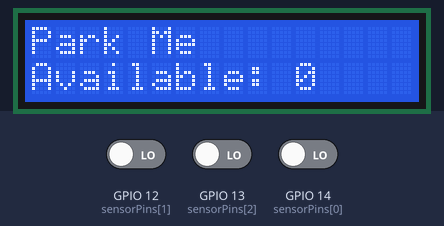
Bench run of a sketch on a simulated ESP8266 (NodeMCU). On the bench: 16×2 character LCD. The test bench sets the inputs (shaded band); at power-on: GPIO 12 (sensorPins[1]) LOW, GPIO 13 (sensorPins[2]) LOW, GPIO 14 (sensorPins[0]) LOW. WiFi joins after 1.5 s; servers stay silent unless stated; uploads are accepted with an empty reply; what the sketch prints to the serial monitor is not drawn.

Above: at 2.8 s.
2.9 s: GPIO 12 (sensorPins[1]) driven HIGH
At 6.2 s:
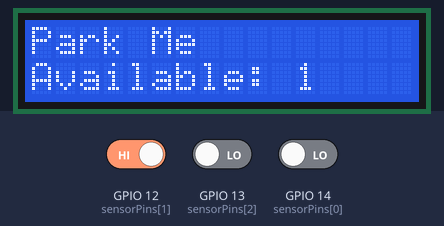
8.3 s: GPIO 13 (sensorPins[2]) driven HIGH
At 11.2 s:
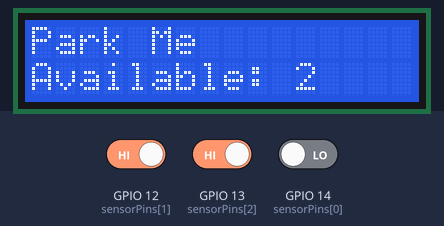
13.7 s: GPIO 14 (sensorPins[0]) driven HIGH
At 16.2 s:
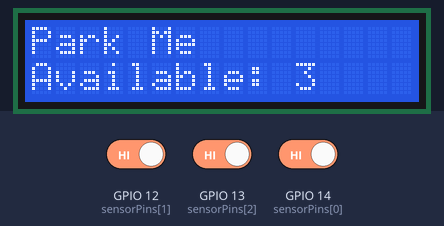
Timing chart, 0 to 17.7 s (numbered marks = the images above; inputs shaded):
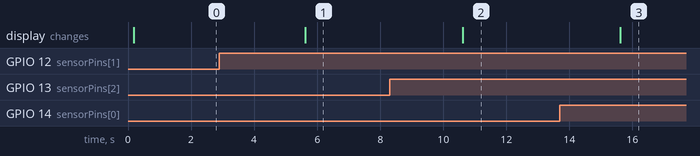

The sketch:

parking-lot.ino
```cpp
#include <ESP8266WiFi.h>
#include <ESP8266HTTPClient.h>
#include <ArduinoJson.h>
#include <Wire.h>
#include <hd44780.h>
#include <hd44780ioClass/hd44780_I2Cexp.h> // Include the I2C expander I/O class

hd44780_I2Cexp lcd; // Create hd44780 object for I2C backpack, auto-detects address

// TCRT5000 sensor settings
#define SENSOR_THRESHOLD 500 // Adjust based on your calibration

// WiFi credentials
const char* ssid = "Dialog 4G 405";
const char* password = "64CBCCC7";

// Backend server settings
const char* serverHost = "192.168.8.194";
const char* serverPath = "/api/arduino/spot/status";
const int serverPort = 8080;
const char* locationId = "678bd59982059b655da1098e";
const char* apiKey = "533a269d-e866-43be-93af-e65a43905762";

// Parking spot configuration
const String spotNumbers[3] = {"A1", "A2", "A3"};
const int sensorPins[3] = {14, 12, 13}; // Using GPIO numbers for ESP8266 (D5=14, D6=12, D7=13)

// Status check interval (milliseconds)
const unsigned long checkInterval = 5000;
unsigned long lastCheckTime = 0;

void setup() {
  Serial.begin(115200);

  // Initialize I2C with custom SDA (D2=GPIO4) and SCL (D1=GPIO5)
  Wire.begin(4, 5);  // For ESP8266
  delay(100);

  lcd.begin(16, 2); // Initialize LCD with 16 columns and 2 rows for hd44780
  lcd.backlight();
  lcd.clear();
  lcd.setCursor(0, 0);
  lcd.print("Park Me");
  lcd.setCursor(0, 1);
  int availableCount = 0;
  for (int i = 0; i < 3; i++) {
    if (digitalRead(sensorPins[i]) != LOW) {
      availableCount++;
    }
  }
  lcd.print("Available: ");
  lcd.print(availableCount);

  // Initialize sensor pins
  for (int i = 0; i < 3; i++) {
    pinMode(sensorPins[i], INPUT);
  }

  // Connect to WiFi
  WiFi.begin((char*)ssid, password);
  Serial.print("Connecting to WiFi");
  while (WiFi.status() != WL_CONNECTED) {
    delay(500);
    Serial.print(".");
  }
  Serial.println("\nWiFi connected");
  Serial.print("IP address: ");
  Serial.println(WiFi.localIP());
}

void loop() {
  if (millis() - lastCheckTime >= checkInterval) {
    lastCheckTime = millis();
    int availableCount = 0;
    // Check each sensor and send status
    for (int i = 0; i < 3; i++) {
      bool isOccupied = digitalRead(sensorPins[i]) == LOW; // TCRT5000 outputs LOW when object is detected
      if (!isOccupied) {
        availableCount++;
      }
      sendSpotStatus(spotNumbers[i], isOccupied);
    }
    lcd.setCursor(0, 1);
    lcd.print("Available: ");
    lcd.print(availableCount);
    lcd.print("   "); // Clear any leftover digits
  }
}

void sendSpotStatus(String spotNumber, bool isOccupied) {
  if (WiFi.status() != WL_CONNECTED) {
    Serial.println("WiFi not connected, skipping status update");
    return;
  }

  WiFiClient client;
  HTTPClient http;
  String url = "http://" + String(serverHost) + ":" + String(serverPort) + String(serverPath);

  // Create JSON payload
  DynamicJsonDocument doc(1024);
  doc["location_id"] = locationId;
  doc["spot_number"] = spotNumber;
  doc["is_occupied"] = isOccupied;

  String payload;
  serializeJson(doc, payload);

  http.begin(client, url);
  http.addHeader("Content-Type", "application/json");
  http.addHeader("X-API-Key", apiKey);

  int httpCode = http.POST(payload);
  if (httpCode > 0) {
    Serial.printf("[HTTP] POST... code: %d\n", httpCode);
    if (httpCode == HTTP_CODE_OK) {
      String response = http.getString();
      Serial.println(response);
    }
  } else {
    Serial.printf("[HTTP] POST... failed, error: %s\n", http.errorToString(httpCode).c_str());
  }

  http.end();
}
```

Measured:
- after the input at 2.9 s, the display: changes after 2.7 s (image 1)
- after the input at 8.3 s, the display: changes after 2.3 s (image 2)
- after the input at 13.7 s, the display: changes after 1.9 s (image 3)
